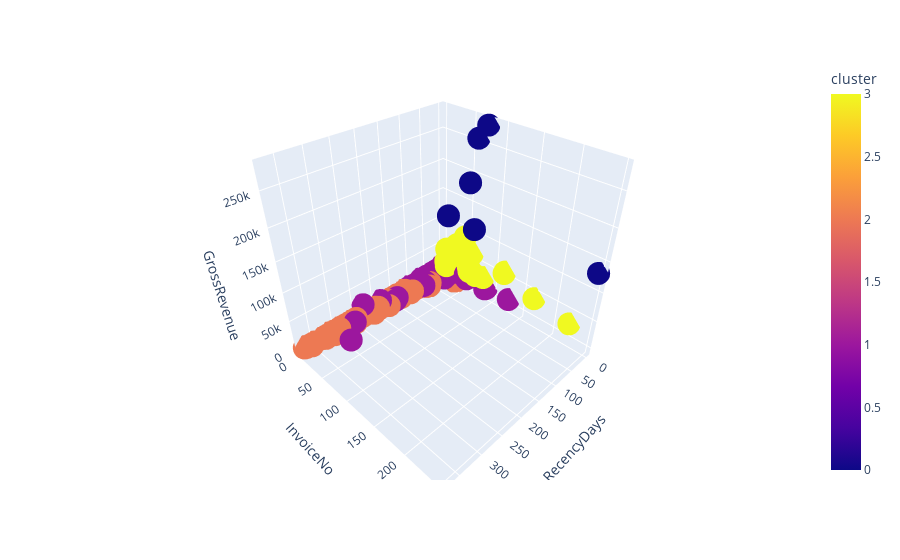

Notebook code cell kept with this figure:
### Markdown cell above
## 5.1 VISUALIZATION INSPECTION

### Code cell
fig = px.scatter_3d(df5,x='RecencyDays',y='InvoiceNo',z='GrossRevenue',color='cluster')
fig.show()

### Figure 1 — Plotly figure (JSON) as saved in the notebook; plotly's stock layout.template omitted (floating-point values rounded to 4 significant figures; data arrays with more than 128 entries replaced by an {"elided": "..."} marker saying what was removed)
{"data": [{"hovertemplate": "RecencyDays=%{x}<br>InvoiceNo=%{y}<br>GrossRevenue=%{z}<br>cluster=%{marker.color}<extra></extra>", "legendgroup": "", "marker": {"color": {"elided": "4372 int values"}, "coloraxis": "coloraxis", "symbol": "circle"}, "mode": "markers", "name": "", "scene": "scene", "showlegend": false, "type": "scatter3d", "x": {"elided": "4372 int values"}, "y": {"elided": "4372 int values"}, "z": {"elided": "4372 float values"}}], "layout": {"coloraxis": {"colorbar": {"title": {"text": "cluster"}}, "colorscale": [[0, "#0d0887"], [0.1111, "#46039f"], [0.2222, "#7201a8"], [0.3333, "#9c179e"], [0.4444, "#bd3786"], [0.5556, "#d8576b"], [0.6667, "#ed7953"], [0.7778, "#fb9f3a"], [0.8889, "#fdca26"], [1, "#f0f921"]]}, "legend": {"tracegroupgap": 0}, "margin": {"t": 60}, "scene": {"domain": {"x": [0, 1], "y": [0, 1]}, "xaxis": {"title": {"text": "RecencyDays"}}, "yaxis": {"title": {"text": "InvoiceNo"}}, "zaxis": {"title": {"text": "GrossRevenue"}}}}}
